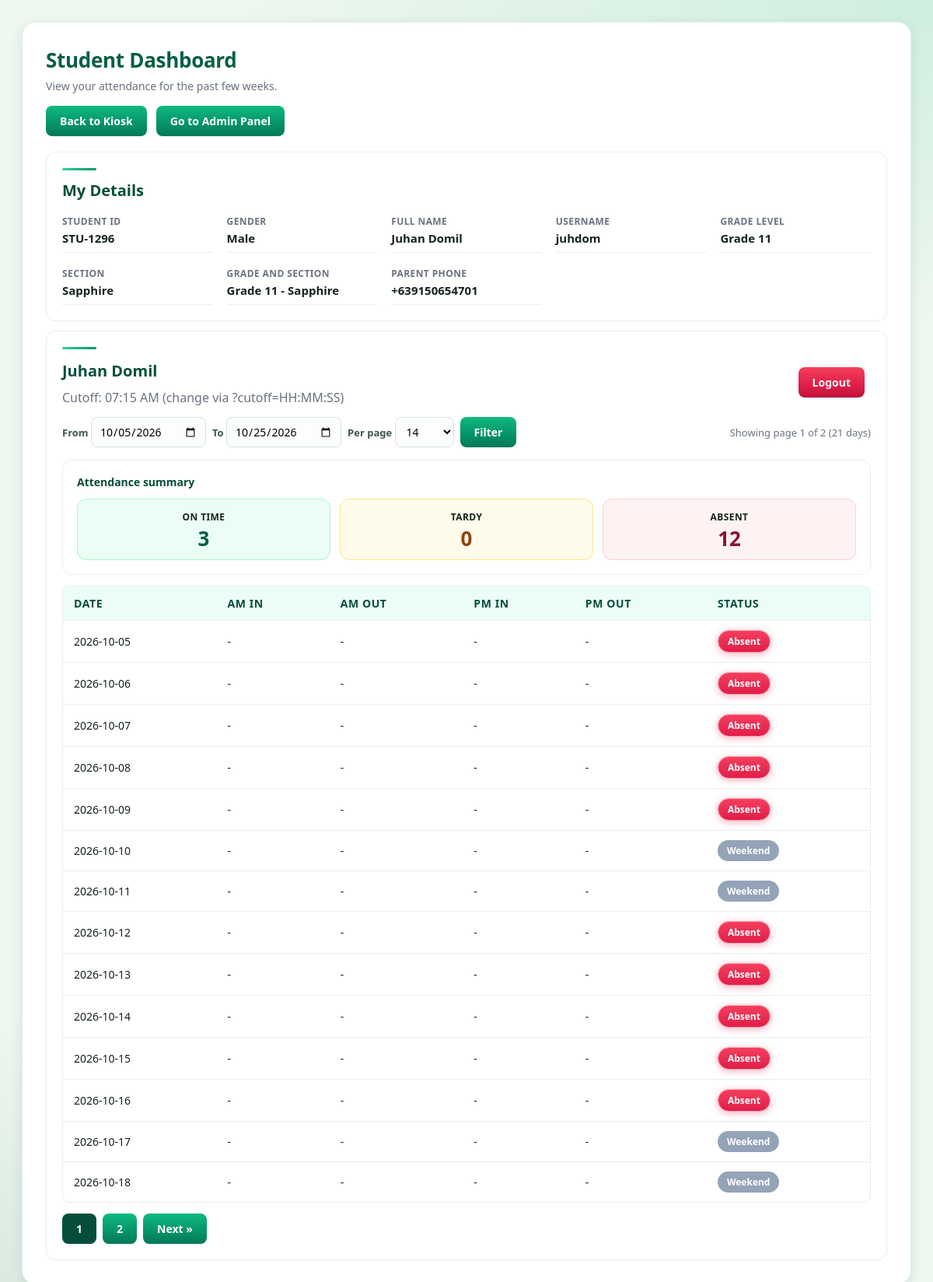
/student.php (signed in), run on the app's committed database.
### tables this page shows
CREATE TABLE `students` (
  `student_id` varchar(50) NOT NULL,
  `full_name` varchar(100) NOT NULL,
  `grade_section` varchar(50) NOT NULL,
  `parent_phone` varchar(20) NOT NULL,
  `username` varchar(100) DEFAULT NULL,
  `password_hash` varchar(255) DEFAULT NULL,
  `qr_payload` varchar(255) NOT NULL DEFAULT '',
  `grade_level` varchar(50) DEFAULT NULL,
  `section` varchar(50) DEFAULT NULL,
  `gender` varchar(10) DEFAULT NULL
);

CREATE TABLE `attendance_settings` (
  `setting_key` varchar(100) NOT NULL,
  `setting_value` varchar(255) NOT NULL,
  `updated_at` datetime DEFAULT current_timestamp() ON UPDATE current_timestamp()
);

### admin_helpers.php (called while the page is built, shortened)
<?php
function getAttendanceSetting(mysqli $conn, string $key, int $default): int
{
    $stmt = $conn->prepare('SELECT setting_value FROM attendance_settings WHERE setting_key = ? LIMIT 1');
    $stmt->bind_param('s', $key);
    $stmt->execute();
    $result = $stmt->get_result();
    if ($result && $result->num_rows > 0) {
        $row = $result->fetch_assoc();
        $value = (int) ($row['setting_value'] ?? 0);
        if ($value > 0) {
            return $value;
        }
    } elseif ($result) {
        $result->free();
    }
    return $default;
}
function formatMinutesToTime(int $minutes): string
{
    $hours = intdiv($minutes, 60);
    $mins = $minutes % 60;
    $period = $hours >= 12 ? 'PM' : 'AM';
    $displayHour = $hours % 12;
    return sprintf('%02d:%02d %s', $displayHour, $mins, $period);
}

### student.php (the view, shortened to what this page needs)
<?php
require_once 'db.php';
require_once 'admin_helpers.php';
$loggedIn = !empty($_SESSION['student_id']);
$studentDetails = null;
if ($loggedIn) {
    $studentDetailsStmt = $conn->prepare('SELECT student_id, full_name, gender, grade_level, section, grade_section, parent_phone, username FROM students WHERE student_id = ? LIMIT 1');
    $studentDetailsStmt->bind_param('s', $_SESSION['student_id']);
    $studentDetailsStmt->execute();
    $studentDetails = $studentDetailsStmt->get_result()->fetch_assoc();
}
$amTardyAfterMinutes = getAttendanceSetting($conn, 'am_tardy_after_minutes', 495);
$attendance_cutoff = $_GET['cutoff'] ?? formatMinutesToTime($amTardyAfterMinutes);
$attendance_days = [];
if ($loggedIn) {
    $sid = $_SESSION['student_id'];
    $start = $_GET['start'] ?? '';
    $end = $_GET['end'] ?? '';
    $per_page = isset($_GET['per_page']) ? max(5, (int)$_GET['per_page']) : 14;
    $page = isset($_GET['page']) ? max(1, (int)$_GET['page']) : 1;
    if ($start === '' && $end === '') {
        $end = date('Y-m-d');
        $start = date('Y-m-d', strtotime('-20 days', strtotime($end)));
    }
    $startTs = strtotime($start);
    $endTs = strtotime($end);
    $all_days = [];
    for ($d = $startTs; $d <= $endTs; $d = strtotime('+1 day', $d)) {
        $all_days[] = date('Y-m-d', $d);
    }
    $total = count($all_days);
    $pages = max(1, (int) ceil($total / $per_page));
    $offset = ($page - 1) * $per_page;
    $visible_days = array_slice($all_days, $offset, $per_page);
    $attendanceSummary = ['On time' => 0, 'Tardy' => 0, 'Absent' => 0];
    foreach ($all_days as $d) {
        if (!isSchoolDay($conn, $d)) {
            continue;
        }
        $q = $conn->prepare("SELECT log_type, timestamp FROM attendance_logs WHERE student_id = ? AND log_type IN ('AM_IN', 'AM_OUT', 'PM_IN', 'PM_OUT') AND DATE(timestamp) = ? ORDER BY timestamp ASC");
        $q->bind_param('ss', $sid, $d);
        $q->execute();
        $punches = ['AM_IN' => null, 'AM_OUT' => null, 'PM_IN' => null, 'PM_OUT' => null];
        $result = $q->get_result();
        while ($result && ($punch = $result->fetch_assoc())) {
            $punchType = $punch['log_type'];
            if ($punches[$punchType] === null) {
                $punches[$punchType] = $punch['timestamp'];
            }
        }
        $amInTime = $punches['AM_IN'];
        if (! $amInTime) {
            $attendanceSummary['Absent']++;
        } else {
            $timeOnly = date('H:i:s', strtotime($amInTime));
            $status = (strtotime($timeOnly) <= strtotime($attendance_cutoff)) ? 'On time' : 'Tardy';
            $attendanceSummary[$status]++;
        }
    }
    foreach ($visible_days as $d) {
        if (!isSchoolDay($conn, $d)) {
            $attendance_days[$d] = ['status' => 'Weekend', 'time' => null, 'am_in' => null, 'am_out' => null, 'pm_in' => null, 'pm_out' => null];
            continue;
        }
        $punches = ['AM_IN' => null, 'AM_OUT' => null, 'PM_IN' => null, 'PM_OUT' => null];
        $amInTime = $punches['AM_IN'];
        if (! $amInTime) {
            $attendance_days[$d] = ['status' => 'Absent', 'time' => null, 'am_in' => null, 'am_out' => null, 'pm_in' => null, 'pm_out' => null];
        }
    }
    $template_pagination = [
        'total' => $total,
        'pages' => $pages,
        'page' => $page,
        'per_page' => $per_page,
        'start' => date('Y-m-d', $startTs),
        'end' => date('Y-m-d', $endTs),
    ];
}
?>
<!DOCTYPE html>
<html lang="en">
<head>
</head>
<body>
    <div class="container">
        <h1>Student Dashboard</h1>
        <p class="page-sub">View your attendance for the past few weeks.</p>
        <div class="page-actions">
            <a class="button" href="index.php">Back to Kiosk</a>
            <a class="button" href="admin.php">Go to Admin Panel</a>
        </div>
        <?php if (! $loggedIn): ?>
            <section class="card">
                <h2>Student Login</h2>
                <form method="post" class="inline">
                    <input type="hidden" name="action" value="login_student">
                    <input name="username" placeholder="Username">
                    <input name="password" type="password" placeholder="Password">
                    <button type="submit">Login</button>
                </form>
                <p style="margin-top:8px;color:#666;font-size:13px">If you don't have credentials, ask your administrator to create an account.</p>
            </section>
        <?php else: ?>
            <?php if ($studentDetails): ?>
                <section class="card">
                    <h2>My Details</h2>
                    <dl class="details-grid">
                        <div><dt>Student ID</dt><dd><?= htmlspecialchars($studentDetails['student_id']) ?></dd></div>
                        <div><dt>Gender</dt><dd><?= htmlspecialchars($studentDetails['gender'] ?: '-') ?></dd></div>
                        <div><dt>Full Name</dt><dd><?= htmlspecialchars($studentDetails['full_name']) ?></dd></div>
                        <div><dt>Username</dt><dd><?= htmlspecialchars($studentDetails['username'] ?? '') ?></dd></div>
                        <div><dt>Grade Level</dt><dd><?= htmlspecialchars($studentDetails['grade_level'] ?: '-') ?></dd></div>
                        <div><dt>Section</dt><dd><?= htmlspecialchars($studentDetails['section'] ?: '-') ?></dd></div>
                        <div><dt>Grade and Section</dt><dd><?= htmlspecialchars($studentDetails['grade_section']) ?></dd></div>
                        <div><dt>Parent Phone</dt><dd><?= htmlspecialchars($studentDetails['parent_phone']) ?></dd></div>
                    </dl>
                </section>
            <?php endif; ?>
            <section class="card">
                <div class="hello-bar">
                    <div>
                        <h2><?= htmlspecialchars($_SESSION['student_name']) ?></h2>
                        <p>Cutoff: <?= htmlspecialchars($attendance_cutoff) ?> (change via ?cutoff=HH:MM:SS)</p>
                    </div>
                    <form method="post" style="margin:0">
                        <button class="button logout" type="submit">Logout</button>
                    </form>
                </div>
                <div class="filter-row">
                    <form method="get" style="display:flex;gap:8px;align-items:center;flex-wrap:wrap">
                        <label>From <input type="date" name="start" value="<?= isset($template_pagination) ? htmlspecialchars($template_pagination['start']) : '' ?>"></label>
                        <label>To <input type="date" name="end" value="<?= isset($template_pagination) ? htmlspecialchars($template_pagination['end']) : '' ?>"></label>
                        <label>Per page
                            <select name="per_page">
                                <?php foreach ([7,14,21,30] as $pp): ?>
                                    <option value="<?= $pp ?>" <?= (isset($template_pagination) && $template_pagination['per_page']==$pp) ? 'selected' : '' ?>><?= $pp ?></option>
                                <?php endforeach; ?>
                            </select>
                        </label>
                        <button type="submit" class="button">Filter</button>
                    </form>
                    <?php if (isset($template_pagination)): ?>
                        <div style="font-size:13px;color:#6b7280">Showing page <?= $template_pagination['page'] ?> of <?= $template_pagination['pages'] ?> (<?= $template_pagination['total'] ?> days)</div>
                    <?php endif; ?>
                </div>
                <div class="card" style="margin:16px 0 0; padding:18px;">
                    <div style="font-size:14px; font-weight:700; color:#064e3b;">Attendance summary</div>
                    <div class="stat-grid">
                        <div class="stat on">
                            <div class="label">On time</div>
                            <div class="num"><?= htmlspecialchars((string) ($attendanceSummary['On time'] ?? 0)) ?></div>
                        </div>
                        <div class="stat tardy">
                            <div class="label">Tardy</div>
                            <div class="num"><?= htmlspecialchars((string) ($attendanceSummary['Tardy'] ?? 0)) ?></div>
                        </div>
                        <div class="stat absent">
                            <div class="label">Absent</div>
                            <div class="num"><?= htmlspecialchars((string) ($attendanceSummary['Absent'] ?? 0)) ?></div>
                        </div>
                    </div>
                </div>
                <div class="table-wrap">
                    <table>
                        <thead><tr><th>Date</th><th>AM IN</th><th>AM OUT</th><th>PM IN</th><th>PM OUT</th><th>Status</th></tr></thead>
                        <tbody>
                        <?php foreach ($attendance_days as $d => $row): ?>
                            <tr>
                                <td><?= htmlspecialchars($d) ?></td>
                                <td><?= $row['am_in'] ? htmlspecialchars(date('H:i', strtotime($row['am_in']))) : '-' ?></td>
                                <td><?= $row['am_out'] ? htmlspecialchars(date('H:i', strtotime($row['am_out']))) : '-' ?></td>
                                <td><?= $row['pm_in'] ? htmlspecialchars(date('H:i', strtotime($row['pm_in']))) : '-' ?></td>
                                <td><?= $row['pm_out'] ? htmlspecialchars(date('H:i', strtotime($row['pm_out']))) : '-' ?></td>
                                <td>
                                    <?php if ($row['status'] === 'On time'): ?>
                                        <span class="badge on">On time</span>
                                    <?php elseif ($row['status'] === 'Tardy'): ?>
                                        <span class="badge tardy">Tardy</span>
                                    <?php elseif ($row['status'] === 'Weekend'): ?>
                                        <span class="badge weekend">Weekend</span>
                                    <?php else: ?>
                                        <span class="badge absent">Absent</span>
                                    <?php endif; ?>
                                </td>
                            </tr>
                        <?php endforeach; ?>
                        </tbody>
                    </table>
                </div>
                <?php if (isset($template_pagination) && $template_pagination['pages'] > 1): ?>
                    <div class="pagination">
                        <?php
                        function pageUrl($p) {
                            $params = $_GET;
                            $params['page'] = $p;
                            return '?' . http_build_query($params);
                        }
                        ?>
                        <?php
                        $startPage = max(1, $template_pagination['page'] - 3);
                        $endPage = min($template_pagination['pages'], $template_pagination['page'] + 3);
                        for ($p = $startPage; $p <= $endPage; $p++):
                        ?>
                            <a class="button <?= $p == $template_pagination['page'] ? 'current' : '' ?>" href="<?= pageUrl($p) ?>"><?= $p ?></a>
                        <?php endfor; ?>
                        <?php if ($template_pagination['page'] < $template_pagination['pages']): ?>
                            <a class="button" href="<?= pageUrl($template_pagination['page'] + 1) ?>">Next &raquo;</a>
                        <?php endif; ?>
                    </div>
                <?php endif; ?>
            </section>
        <?php endif; ?>
    </div>
</body>
</html>

### data on the page
students: student_id "STU-1296", gender "Male", full_name "Juhan Domil", username "juhdom", grade_level "Grade 11", section "Sapphire", grade_section "Grade 11 - Sapphire", parent_phone "+639150654701"
attendance_settings: setting_value "07:15 AM"

### other printed values
$_SESSION['student_name'] "Juhan Domil"
$template_pagination['page'] "1"
$template_pagination['pages'] "2"
$template_pagination['total'] "21"
$attendanceSummary['On time'] "3"
$attendanceSummary['Tardy'] "0"
$attendanceSummary['Absent'] "12"
$d "2026-10-05"
$d "2026-10-06"
$d "2026-10-07"
$d "2026-10-08"
$d "2026-10-09"
$d "2026-10-10"
$d "2026-10-11"
$d "2026-10-12"
